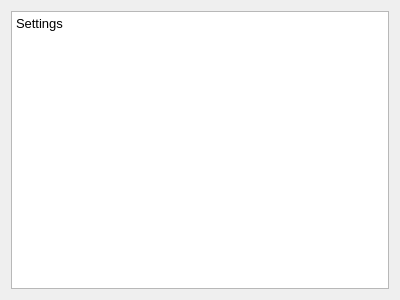
<?xml version="1.0" encoding="UTF-8"?>
<ui version="4.0">
 <class>Settings_layout</class>
 <widget class="QWidget" name="Settings_layout">
  <property name="geometry">
   <rect>
    <x>0</x>
    <y>0</y>
    <width>400</width>
    <height>300</height>
   </rect>
  </property>
  <property name="windowTitle">
   <string>Form</string>
  </property>
  <layout class="QVBoxLayout" name="verticalLayout">
   <item>
    <widget class="QTextEdit" name="textEdit">
     <property name="html">
      <string>&lt;!DOCTYPE HTML PUBLIC &quot;-//W3C//DTD HTML 4.0//EN&quot; &quot;http://www.w3.org/TR/REC-html40/strict.dtd&quot;&gt;
&lt;html&gt;&lt;head&gt;&lt;meta name=&quot;qrichtext&quot; content=&quot;1&quot; /&gt;&lt;meta charset=&quot;utf-8&quot; /&gt;&lt;style type=&quot;text/css&quot;&gt;
p, li { white-space: pre-wrap; }
hr { height: 1px; border-width: 0; }
li.unchecked::marker { content: &quot;\2610&quot;; }
li.checked::marker { content: &quot;\2612&quot;; }
&lt;/style&gt;&lt;/head&gt;&lt;body style=&quot; font-family:'Sans'; font-size:10pt; font-weight:400; font-style:normal;&quot;&gt;
&lt;p style=&quot; margin-top:0px; margin-bottom:0px; margin-left:0px; margin-right:0px; -qt-block-indent:0; text-indent:0px;&quot;&gt;Settings&lt;/p&gt;&lt;/body&gt;&lt;/html&gt;</string>
     </property>
    </widget>
   </item>
  </layout>
 </widget>
 <resources/>
 <connections/>
</ui>
